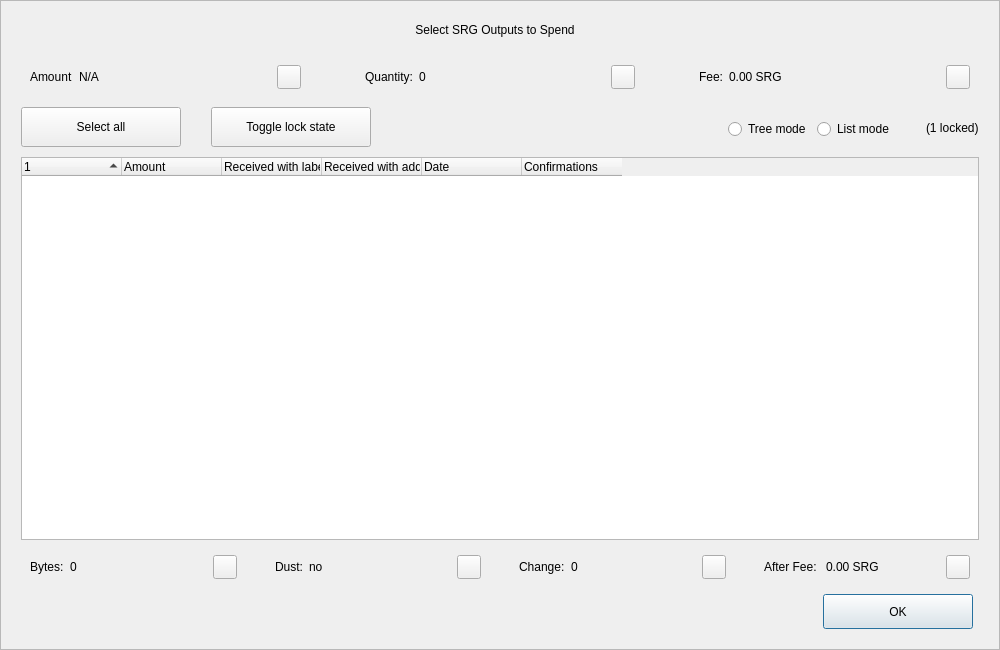
<?xml version="1.0" encoding="UTF-8"?>
<ui version="4.0">
 <class>CoinControlDialog</class>
 <widget class="QDialog" name="CoinControlDialog">
  <property name="geometry">
   <rect>
    <x>0</x>
    <y>0</y>
    <width>1000</width>
    <height>650</height>
   </rect>
  </property>
  <property name="minimumSize">
   <size>
    <width>950</width>
    <height>650</height>
   </size>
  </property>
  <property name="windowTitle">
   <string>Coin Selection</string>
  </property>
  <property name="styleSheet">
   <string notr="true"/>
  </property>
  <layout class="QVBoxLayout" name="verticalLayout">
   <property name="spacing">
    <number>0</number>
   </property>
   <property name="leftMargin">
    <number>0</number>
   </property>
   <property name="topMargin">
    <number>0</number>
   </property>
   <property name="rightMargin">
    <number>0</number>
   </property>
   <property name="bottomMargin">
    <number>0</number>
   </property>
   <item>
    <widget class="QFrame" name="frameContainer">
     <property name="toolTipDuration">
      <number>0</number>
     </property>
     <property name="frameShape">
      <enum>QFrame::StyledPanel</enum>
     </property>
     <property name="frameShadow">
      <enum>QFrame::Raised</enum>
     </property>
     <layout class="QVBoxLayout" name="verticalLayout_2">
      <property name="leftMargin">
       <number>0</number>
      </property>
      <property name="rightMargin">
       <number>0</number>
      </property>
      <property name="bottomMargin">
       <number>20</number>
      </property>
      <item>
       <layout class="QHBoxLayout" name="horizontalLayout_12">
        <property name="spacing">
         <number>0</number>
        </property>
        <property name="leftMargin">
         <number>20</number>
        </property>
        <property name="rightMargin">
         <number>30</number>
        </property>
        <item>
         <spacer name="horizontalSpacer_4">
          <property name="orientation">
           <enum>Qt::Horizontal</enum>
          </property>
          <property name="sizeHint" stdset="0">
           <size>
            <width>40</width>
            <height>20</height>
           </size>
          </property>
         </spacer>
        </item>
        <item>
         <widget class="QLabel" name="labelTitle">
          <property name="minimumSize">
           <size>
            <width>0</width>
            <height>40</height>
           </size>
          </property>
          <property name="maximumSize">
           <size>
            <width>16777215</width>
            <height>40</height>
           </size>
          </property>
          <property name="text">
           <string>Select SRG Outputs to Spend</string>
          </property>
          <property name="alignment">
           <set>Qt::AlignCenter</set>
          </property>
          <property name="margin">
           <number>7</number>
          </property>
         </widget>
        </item>
        <item>
         <spacer name="horizontalSpacer_5">
          <property name="orientation">
           <enum>Qt::Horizontal</enum>
          </property>
          <property name="sizeHint" stdset="0">
           <size>
            <width>40</width>
            <height>20</height>
           </size>
          </property>
         </spacer>
        </item>
       </layout>
      </item>
      <item>
       <layout class="QHBoxLayout" name="horizontalLayout_8">
        <property name="leftMargin">
         <number>20</number>
        </property>
        <property name="rightMargin">
         <number>20</number>
        </property>
        <item>
         <widget class="QWidget" name="layoutAmount" native="true">
          <layout class="QHBoxLayout" name="horizontalLayout_9" stretch="0,1,0">
           <item>
            <widget class="QLabel" name="labelCoinControlAmountText">
             <property name="text">
              <string>Amount</string>
             </property>
            </widget>
           </item>
           <item>
            <widget class="QLabel" name="labelCoinControlAmount">
             <property name="text">
              <string notr="true">N/A</string>
             </property>
            </widget>
           </item>
           <item alignment="Qt::AlignHCenter|Qt::AlignVCenter">
            <widget class="QPushButton" name="pushButtonAmount">
             <property name="minimumSize">
              <size>
               <width>0</width>
               <height>24</height>
              </size>
             </property>
             <property name="maximumSize">
              <size>
               <width>24</width>
               <height>26</height>
              </size>
             </property>
             <property name="focusPolicy">
              <enum>Qt::NoFocus</enum>
             </property>
             <property name="styleSheet">
              <string notr="true">padding-bottom:2px;
padding-right:4px;</string>
             </property>
             <property name="text">
              <string/>
             </property>
            </widget>
           </item>
          </layout>
         </widget>
        </item>
        <item>
         <spacer name="horizontalSpacer_2">
          <property name="orientation">
           <enum>Qt::Horizontal</enum>
          </property>
          <property name="sizeType">
           <enum>QSizePolicy::Fixed</enum>
          </property>
          <property name="sizeHint" stdset="0">
           <size>
            <width>40</width>
            <height>20</height>
           </size>
          </property>
         </spacer>
        </item>
        <item>
         <widget class="QWidget" name="layoutQuantity" native="true">
          <layout class="QHBoxLayout" name="horizontalLayout_10" stretch="0,1,0">
           <item>
            <widget class="QLabel" name="labelCoinControlQuantityText">
             <property name="text">
              <string>Quantity:</string>
             </property>
            </widget>
           </item>
           <item>
            <widget class="QLabel" name="labelCoinControlQuantity">
             <property name="text">
              <string notr="true">0</string>
             </property>
            </widget>
           </item>
           <item alignment="Qt::AlignHCenter|Qt::AlignVCenter">
            <widget class="QPushButton" name="pushButtonQuantity">
             <property name="minimumSize">
              <size>
               <width>0</width>
               <height>24</height>
              </size>
             </property>
             <property name="maximumSize">
              <size>
               <width>24</width>
               <height>26</height>
              </size>
             </property>
             <property name="focusPolicy">
              <enum>Qt::NoFocus</enum>
             </property>
             <property name="styleSheet">
              <string notr="true">padding-bottom:2px;
               padding-right:4px;</string>
             </property>
             <property name="text">
              <string/>
             </property>
            </widget>
           </item>
          </layout>
         </widget>
        </item>
        <item>
         <spacer name="horizontalSpacer_22">
          <property name="orientation">
           <enum>Qt::Horizontal</enum>
          </property>
          <property name="sizeType">
           <enum>QSizePolicy::Fixed</enum>
          </property>
          <property name="sizeHint" stdset="0">
           <size>
            <width>40</width>
            <height>20</height>
           </size>
          </property>
         </spacer>
        </item>
        <item>
         <widget class="QWidget" name="layoutFee" native="true">
          <layout class="QHBoxLayout" name="horizontalLayout_11" stretch="0,1,0">
           <item>
            <widget class="QLabel" name="labelCoinControlFeeText">
             <property name="text">
              <string>Fee:</string>
             </property>
            </widget>
           </item>
           <item>
            <widget class="QLabel" name="labelCoinControlFee">
             <property name="text">
              <string>0.00 SRG</string>
             </property>
            </widget>
           </item>
           <item alignment="Qt::AlignHCenter|Qt::AlignVCenter">
            <widget class="QPushButton" name="pushButtonFee">
             <property name="minimumSize">
              <size>
               <width>0</width>
               <height>24</height>
              </size>
             </property>
             <property name="maximumSize">
              <size>
               <width>24</width>
               <height>26</height>
              </size>
             </property>
             <property name="focusPolicy">
              <enum>Qt::NoFocus</enum>
             </property>
             <property name="styleSheet">
              <string notr="true">padding-bottom:2px;
               padding-right:4px;</string>
             </property>
             <property name="text">
              <string/>
             </property>
            </widget>
           </item>
          </layout>
         </widget>
        </item>
       </layout>
      </item>
      <item>
       <widget class="QFrame" name="frame">
        <property name="minimumSize">
         <size>
          <width>0</width>
          <height>40</height>
         </size>
        </property>
        <property name="styleSheet">
         <string notr="true">#frame {
	border:0;
}</string>
        </property>
        <property name="frameShape">
         <enum>QFrame::StyledPanel</enum>
        </property>
        <property name="frameShadow">
         <enum>QFrame::Sunken</enum>
        </property>
        <layout class="QHBoxLayout" name="horizontalLayout">
         <property name="spacing">
          <number>0</number>
         </property>
         <property name="leftMargin">
          <number>20</number>
         </property>
         <property name="topMargin">
          <number>0</number>
         </property>
         <property name="rightMargin">
          <number>20</number>
         </property>
         <property name="bottomMargin">
          <number>0</number>
         </property>
         <item>
          <layout class="QHBoxLayout" name="horizontalLayoutPanel" stretch="0,0,0,0,0,0">
           <property name="spacing">
            <number>20</number>
           </property>
           <item>
            <widget class="QPushButton" name="pushButtonSelectAll">
             <property name="sizePolicy">
              <sizepolicy hsizetype="Maximum" vsizetype="Fixed">
               <horstretch>0</horstretch>
               <verstretch>0</verstretch>
              </sizepolicy>
             </property>
             <property name="minimumSize">
              <size>
               <width>160</width>
               <height>40</height>
              </size>
             </property>
             <property name="maximumSize">
              <size>
               <width>16777215</width>
               <height>40</height>
              </size>
             </property>
             <property name="text">
              <string>Select all</string>
             </property>
             <property name="checkable">
              <bool>true</bool>
             </property>
             <property name="checked">
              <bool>false</bool>
             </property>
             <property name="autoExclusive">
              <bool>false</bool>
             </property>
             <property name="autoDefault">
              <bool>false</bool>
             </property>
            </widget>
           </item>
           <item>
            <spacer name="horizontalSpacer_6">
             <property name="orientation">
              <enum>Qt::Horizontal</enum>
             </property>
             <property name="sizeType">
              <enum>QSizePolicy::Fixed</enum>
             </property>
             <property name="sizeHint" stdset="0">
              <size>
               <width>10</width>
               <height>20</height>
              </size>
             </property>
            </spacer>
           </item>
           <item>
            <widget class="QPushButton" name="pushButtonToggleLock">
             <property name="sizePolicy">
              <sizepolicy hsizetype="Maximum" vsizetype="Fixed">
               <horstretch>0</horstretch>
               <verstretch>0</verstretch>
              </sizepolicy>
             </property>
             <property name="minimumSize">
              <size>
               <width>160</width>
               <height>40</height>
              </size>
             </property>
             <property name="maximumSize">
              <size>
               <width>16777215</width>
               <height>40</height>
              </size>
             </property>
             <property name="text">
              <string>Toggle lock state</string>
             </property>
             <property name="checkable">
              <bool>true</bool>
             </property>
             <property name="autoExclusive">
              <bool>false</bool>
             </property>
             <property name="autoDefault">
              <bool>false</bool>
             </property>
            </widget>
           </item>
           <item>
            <spacer name="horizontalSpacer_7">
             <property name="orientation">
              <enum>Qt::Horizontal</enum>
             </property>
             <property name="sizeType">
              <enum>QSizePolicy::Expanding</enum>
             </property>
             <property name="sizeHint" stdset="0">
              <size>
               <width>30</width>
               <height>20</height>
              </size>
             </property>
            </spacer>
           </item>
           <item alignment="Qt::AlignRight">
            <widget class="QGroupBox" name="groupBox_2">
             <property name="styleSheet">
              <string notr="true">#groupBox_2 {
    background-color:transparent;
    border-radius:0;
}</string>
             </property>
             <property name="title">
              <string/>
             </property>
             <layout class="QHBoxLayout" name="horizontalLayout_14">
              <item>
               <widget class="QRadioButton" name="radioTreeMode">
                <property name="sizePolicy">
                 <sizepolicy hsizetype="Maximum" vsizetype="Fixed">
                  <horstretch>0</horstretch>
                  <verstretch>0</verstretch>
                 </sizepolicy>
                </property>
                <property name="text">
                 <string>Tree mode</string>
                </property>
               </widget>
              </item>
              <item>
               <widget class="QRadioButton" name="radioListMode">
                <property name="sizePolicy">
                 <sizepolicy hsizetype="Maximum" vsizetype="Fixed">
                  <horstretch>0</horstretch>
                  <verstretch>0</verstretch>
                 </sizepolicy>
                </property>
                <property name="text">
                 <string>List mode</string>
                </property>
                <property name="checked">
                 <bool>false</bool>
                </property>
               </widget>
              </item>
             </layout>
            </widget>
           </item>
           <item>
            <widget class="QLabel" name="labelLocked">
             <property name="text">
              <string>(1 locked)</string>
             </property>
            </widget>
           </item>
          </layout>
         </item>
        </layout>
       </widget>
      </item>
      <item>
       <layout class="QHBoxLayout" name="horizontalLayout_13">
        <property name="leftMargin">
         <number>20</number>
        </property>
        <property name="rightMargin">
         <number>20</number>
        </property>
        <item>
         <widget class="CoinControlTreeWidget" name="treeWidget">
          <property name="contextMenuPolicy">
           <enum>Qt::CustomContextMenu</enum>
          </property>
          <property name="styleSheet">
           <string notr="true"/>
          </property>
          <property name="sortingEnabled">
           <bool>false</bool>
          </property>
          <property name="columnCount">
           <number>6</number>
          </property>
          <attribute name="headerShowSortIndicator" stdset="0">
           <bool>true</bool>
          </attribute>
          <attribute name="headerStretchLastSection">
           <bool>false</bool>
          </attribute>
          <column>
           <property name="text">
            <string/>
           </property>
          </column>
          <column>
           <property name="text">
            <string>Amount</string>
           </property>
          </column>
          <column>
           <property name="text">
            <string>Received with label</string>
           </property>
          </column>
          <column>
           <property name="text">
            <string>Received with address</string>
           </property>
          </column>
          <column>
           <property name="text">
            <string>Date</string>
           </property>
          </column>
          <column>
           <property name="text">
            <string>Confirmations</string>
           </property>
           <property name="toolTip">
            <string>Confirmed</string>
           </property>
          </column>
         </widget>
        </item>
       </layout>
      </item>
      <item>
       <layout class="QHBoxLayout" name="horizontalLayout_3">
        <property name="spacing">
         <number>20</number>
        </property>
        <property name="leftMargin">
         <number>20</number>
        </property>
        <property name="rightMargin">
         <number>20</number>
        </property>
        <item>
         <widget class="QWidget" name="layoutBytes" native="true">
          <layout class="QHBoxLayout" name="horizontalLayout_4" stretch="0,1,0">
           <item>
            <widget class="QLabel" name="labelCoinControlBytesText">
             <property name="text">
              <string>Bytes:</string>
             </property>
            </widget>
           </item>
           <item>
            <widget class="QLabel" name="labelCoinControlBytes">
             <property name="text">
              <string notr="true">0</string>
             </property>
            </widget>
           </item>
           <item alignment="Qt::AlignHCenter|Qt::AlignVCenter">
            <widget class="QPushButton" name="pushButtonBytes">
             <property name="minimumSize">
              <size>
               <width>0</width>
               <height>24</height>
              </size>
             </property>
             <property name="maximumSize">
              <size>
               <width>24</width>
               <height>26</height>
              </size>
             </property>
             <property name="focusPolicy">
              <enum>Qt::NoFocus</enum>
             </property>
             <property name="styleSheet">
              <string notr="true">padding-bottom:2px;
               padding-right:4px;</string>
             </property>
             <property name="text">
              <string/>
             </property>
            </widget>
           </item>
          </layout>
         </widget>
        </item>
        <item>
         <widget class="QWidget" name="layoutDust" native="true">
          <layout class="QHBoxLayout" name="horizontalLayout_5" stretch="0,1,0">
           <item>
            <widget class="QLabel" name="labelCoinControlLowOutputText">
             <property name="text">
              <string>Dust:</string>
             </property>
            </widget>
           </item>
           <item>
            <widget class="QLabel" name="labelCoinControlLowOutput">
             <property name="text">
              <string>no</string>
             </property>
            </widget>
           </item>
           <item alignment="Qt::AlignHCenter|Qt::AlignVCenter">
            <widget class="QPushButton" name="pushButtonDust">
             <property name="minimumSize">
              <size>
               <width>0</width>
               <height>24</height>
              </size>
             </property>
             <property name="maximumSize">
              <size>
               <width>24</width>
               <height>26</height>
              </size>
             </property>
             <property name="focusPolicy">
              <enum>Qt::NoFocus</enum>
             </property>
             <property name="styleSheet">
              <string notr="true">padding-bottom:2px;
               padding-right:4px;</string>
             </property>
             <property name="text">
              <string/>
             </property>
            </widget>
           </item>
          </layout>
         </widget>
        </item>
        <item>
         <widget class="QWidget" name="layoutChange" native="true">
          <layout class="QHBoxLayout" name="horizontalLayout_6" stretch="0,1,0">
           <item>
            <widget class="QLabel" name="labelCoinControlChangeText">
             <property name="text">
              <string>Change:</string>
             </property>
            </widget>
           </item>
           <item>
            <widget class="QLabel" name="labelCoinControlChange">
             <property name="text">
              <string notr="true">0</string>
             </property>
            </widget>
           </item>
           <item alignment="Qt::AlignHCenter|Qt::AlignVCenter">
            <widget class="QPushButton" name="pushButtonChange">
             <property name="minimumSize">
              <size>
               <width>0</width>
               <height>24</height>
              </size>
             </property>
             <property name="maximumSize">
              <size>
               <width>24</width>
               <height>26</height>
              </size>
             </property>
             <property name="focusPolicy">
              <enum>Qt::NoFocus</enum>
             </property>
             <property name="styleSheet">
              <string notr="true">padding-bottom:2px;
               padding-right:4px;</string>
             </property>
             <property name="text">
              <string/>
             </property>
            </widget>
           </item>
          </layout>
         </widget>
        </item>
        <item>
         <widget class="QWidget" name="layoutAfter" native="true">
          <layout class="QHBoxLayout" name="horizontalLayout_7" stretch="0,1,0">
           <item>
            <widget class="QLabel" name="labelCoinControlAfterFeeText">
             <property name="text">
              <string>After Fee: </string>
             </property>
            </widget>
           </item>
           <item>
            <widget class="QLabel" name="labelCoinControlAfterFee">
             <property name="text">
              <string>0.00 SRG</string>
             </property>
            </widget>
           </item>
           <item alignment="Qt::AlignHCenter|Qt::AlignVCenter">
            <widget class="QPushButton" name="pushButtonAlterFee">
             <property name="minimumSize">
              <size>
               <width>0</width>
               <height>24</height>
              </size>
             </property>
             <property name="maximumSize">
              <size>
               <width>24</width>
               <height>26</height>
              </size>
             </property>
             <property name="focusPolicy">
              <enum>Qt::NoFocus</enum>
             </property>
             <property name="styleSheet">
              <string notr="true">padding-bottom:2px;
               padding-right:4px;</string>
             </property>
             <property name="text">
              <string/>
             </property>
            </widget>
           </item>
          </layout>
         </widget>
        </item>
       </layout>
      </item>
      <item>
       <layout class="QHBoxLayout" name="horizontalLayout_2">
        <property name="spacing">
         <number>0</number>
        </property>
        <property name="leftMargin">
         <number>20</number>
        </property>
        <property name="rightMargin">
         <number>26</number>
        </property>
        <item>
         <spacer name="horizontalSpacer_3">
          <property name="orientation">
           <enum>Qt::Horizontal</enum>
          </property>
          <property name="sizeHint" stdset="0">
           <size>
            <width>558</width>
            <height>20</height>
           </size>
          </property>
         </spacer>
        </item>
        <item>
         <widget class="QPushButton" name="pushButtonOk">
          <property name="minimumSize">
           <size>
            <width>150</width>
            <height>35</height>
           </size>
          </property>
          <property name="text">
           <string>OK</string>
          </property>
         </widget>
        </item>
       </layout>
      </item>
     </layout>
    </widget>
   </item>
  </layout>
 </widget>
 <customwidgets>
  <customwidget>
   <class>CoinControlTreeWidget</class>
   <extends>QTreeWidget</extends>
   <header>coincontroltreewidget.h</header>
  </customwidget>
 </customwidgets>
 <resources/>
 <connections/>
</ui>
